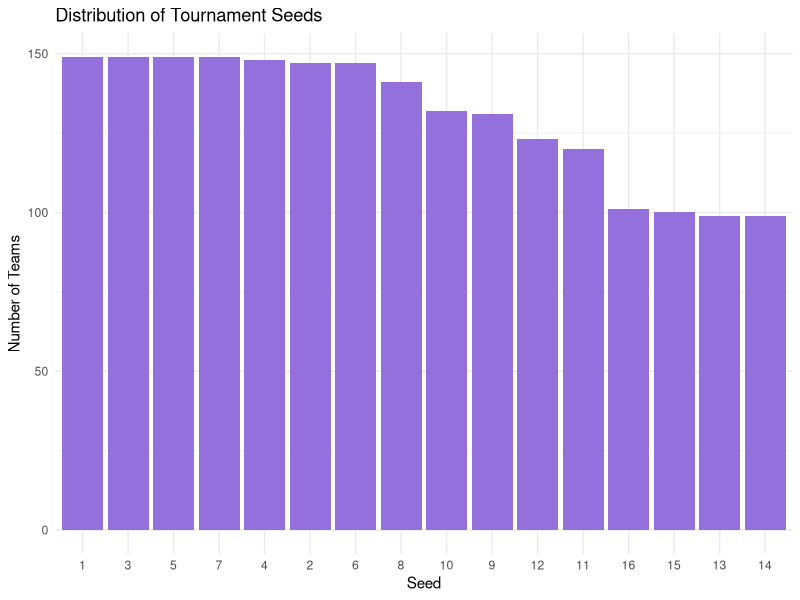
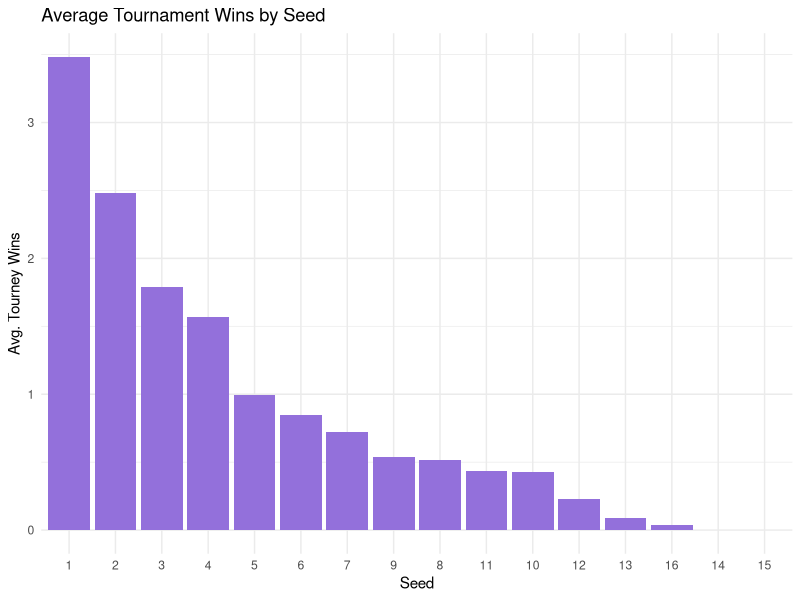
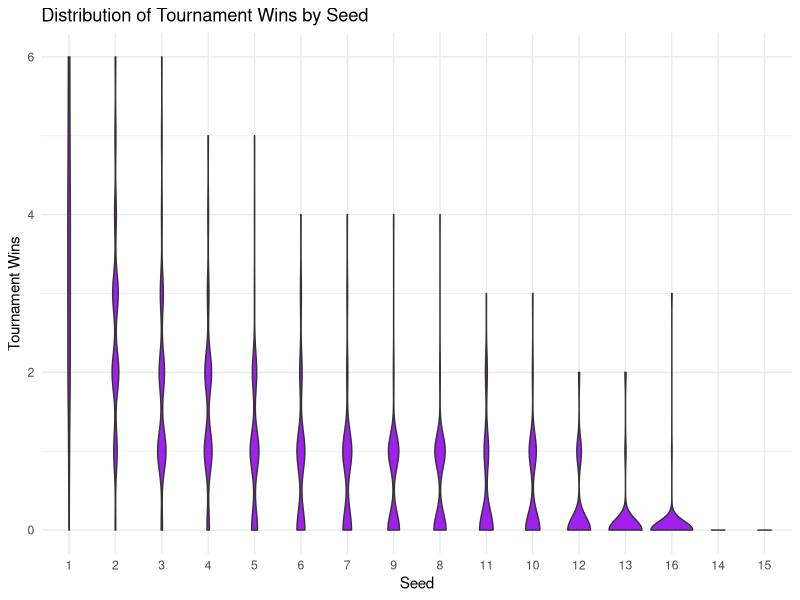
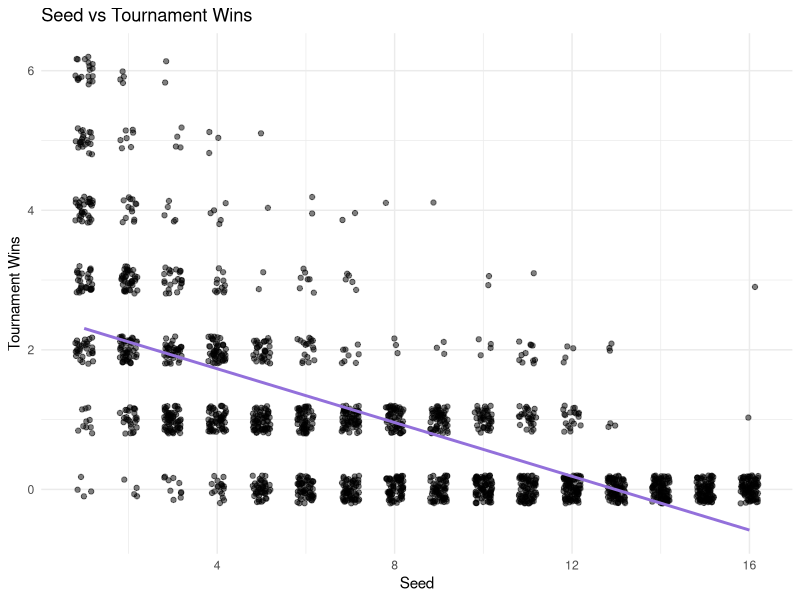
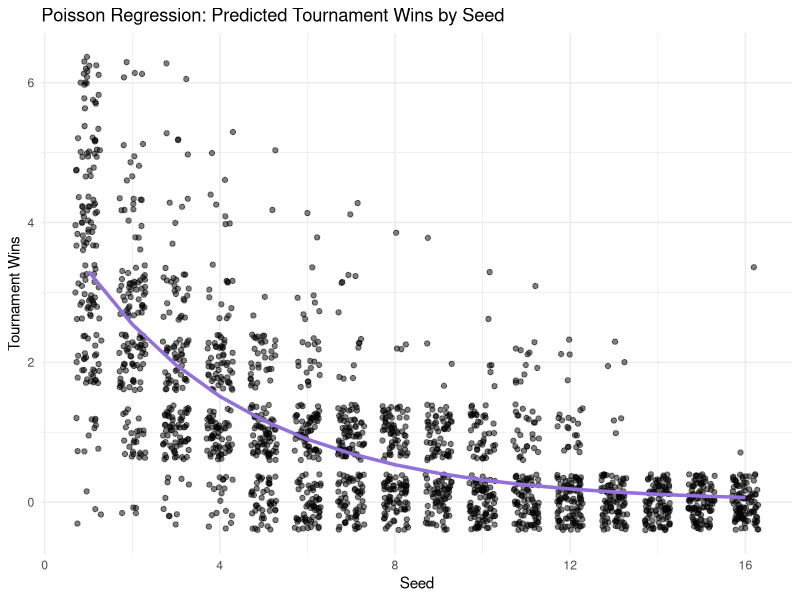
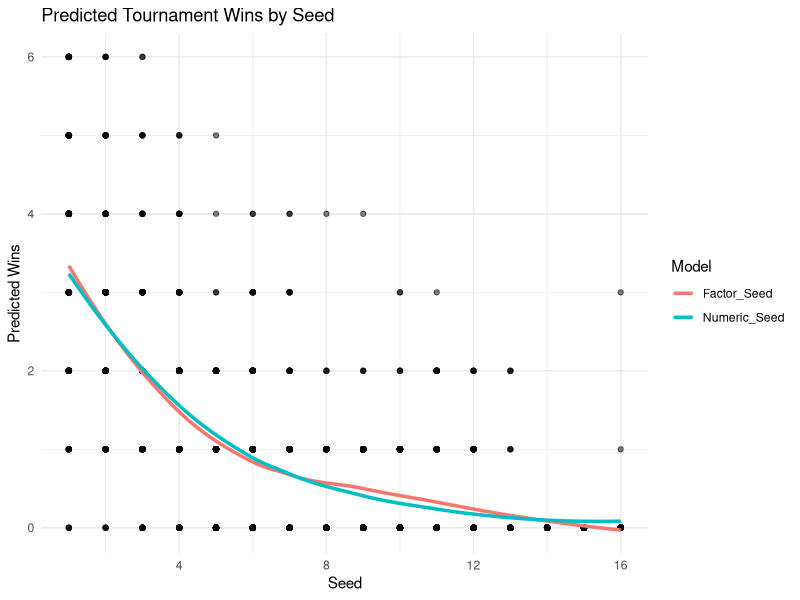

The R source for these figures, in order:
## ---- chunk 1
#| echo: true
#| warning: false
#| message: false
#| collapse: true
## ---- chunk 2
library(tidyverse) 

# Reading Data
marchmadness <- read_csv("../../data/clean/womensmarchmadness.csv") 

# Review total rows
nrow(marchmadness)

# Removing NA but only in selected columns
marchmadness <- marchmadness |> drop_na(seed, tourney_wins)

# Notice no rows were removed
nrow(marchmadness)

# Visualize the data set
head(marchmadness)
## ---- chunk 3
marchmadness <- marchmadness |> 
  filter(seed != 0)
## ---- chunk 4
seed_count <- marchmadness |> 
  count(seed) |> 
  arrange(desc(n)) |>
  mutate(seed = factor(seed, levels = seed))

ggplot(
  seed_count, 
  aes(x = seed, y = n)
  ) +
  geom_col(fill = "mediumpurple") +
  labs(
    title = "Distribution of Tournament Seeds",
    x = "Seed",
    y = "Number of Teams") +
  theme_minimal()
## ---- chunk 5
marchmadness |> 
  filter(!is.na(seed), seed != 0) |> 
  group_by(seed) |> 
  summarise(
    avg_tourney_wins = mean(tourney_wins, na.rm = TRUE)
    ) |>
  arrange(desc(avg_tourney_wins)) |>
  mutate(seed = factor(seed, levels = seed)) |>
  ggplot(
    aes(
      x = as.factor(seed),
      y = avg_tourney_wins)
    ) +
  geom_col(fill = "mediumpurple") +
  labs(
    title = "Average Tournament Wins by Seed",
    x = "Seed",
    y = "Avg. Tourney Wins"
  ) +
  theme_minimal()
## ---- chunk 6
seed_order <- marchmadness |> 
  filter(!is.na(seed), seed != 0) |> 
  group_by(seed) |> 
  summarise(avg_wins = mean(tourney_wins, na.rm = TRUE)) |> 
  arrange(desc(avg_wins)) |> 
  pull(seed)

marchmadness |> 
  filter(!is.na(seed), seed != 0) |> 
  mutate(seed = factor(seed, levels = seed_order)) |> 
  ggplot(
    aes(x = seed, y = tourney_wins)
  ) +
  geom_violin(fill = "purple") +
  labs(
    title = "Distribution of Tournament Wins by Seed",
    x = "Seed",
    y = "Tournament Wins"
  ) +
  theme_minimal()
## ---- chunk 7

cor.test(marchmadness$seed, marchmadness$tourney_wins, method = "spearman")
## ---- chunk 8
ggplot(marchmadness, aes(x = seed, y = tourney_wins)) +
  geom_jitter(width = 0.2, height = 0.2, alpha = 0.5) +
  geom_smooth(method = "lm", se = FALSE, color = "mediumpurple") +
  labs(title = "Seed vs Tournament Wins",
       x = "Seed",
       y = "Tournament Wins") +
  theme_minimal()
## ---- chunk 9
poisson_model <- glm(tourney_wins ~ seed, family = "poisson", data = marchmadness)
summary(poisson_model)
## ---- chunk 10
marchmadness$predicted_wins <- predict(poisson_model, type = "response")

ggplot(marchmadness, aes(x = seed, y = tourney_wins)) +
  geom_jitter(width = 0.3, alpha = 0.5) +
  geom_line(aes(y = predicted_wins), color = "mediumpurple", linewidth = 1.2) +
  labs(title = "Poisson Regression: Predicted Tournament Wins by Seed",
       x = "Seed",
       y = "Tournament Wins") +
  theme_minimal()
## ---- chunk 11
exp(poisson_model$coefficients["seed"])
## ---- chunk 12
library(AER)

dispersiontest(poisson_model)
## ---- chunk 13
class(marchmadness$seed)
## ---- chunk 14
poisson_model_factor <- glm(tourney_wins ~ as.factor(as.character(seed)), family = "poisson", data = marchmadness)
summary(poisson_model_factor)
## ---- chunk 15
marchmadness <- marchmadness |> 
  mutate(
    Numeric_Seed = predict(poisson_model, type = "response"),
    Factor_Seed = predict(poisson_model_factor, type = "response")
  )

plot_data <- marchmadness |> 
  select(seed, tourney_wins, Numeric_Seed, Factor_Seed) |> 
  pivot_longer(cols = c("Numeric_Seed","Factor_Seed"), names_to = "model", values_to = "predicted")

ggplot(plot_data, aes(x = seed, y = predicted, color = model)) +
  geom_point(aes(y = tourney_wins), alpha = 0.3, color = "black") +
  geom_line(stat = "smooth", method = "loess", se = FALSE, linewidth = 1.2) +
  labs(title = "Predicted Tournament Wins by Seed",
       x = "Seed",
       y = "Predicted Wins",
       color = "Model") +
  theme_minimal()
## ---- chunk 16
library(broom)

glance(poisson_model)

glance(poisson_model_factor)
